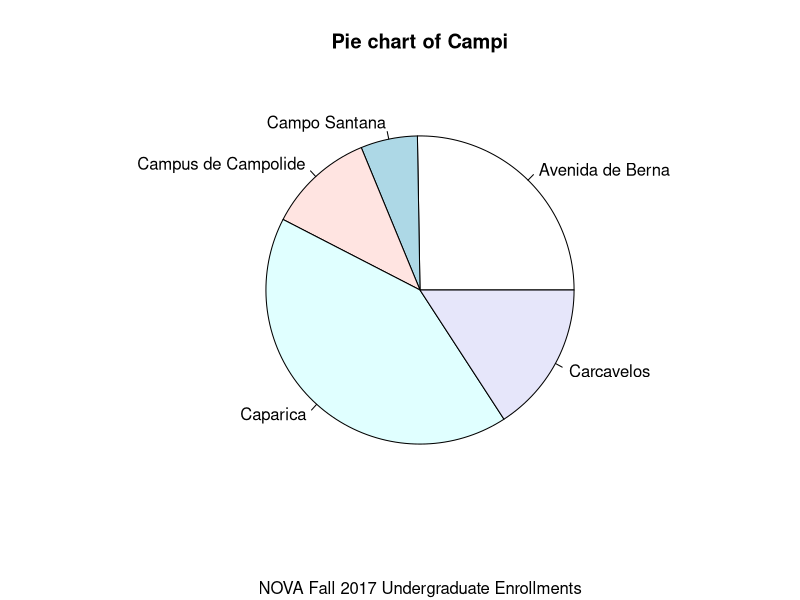
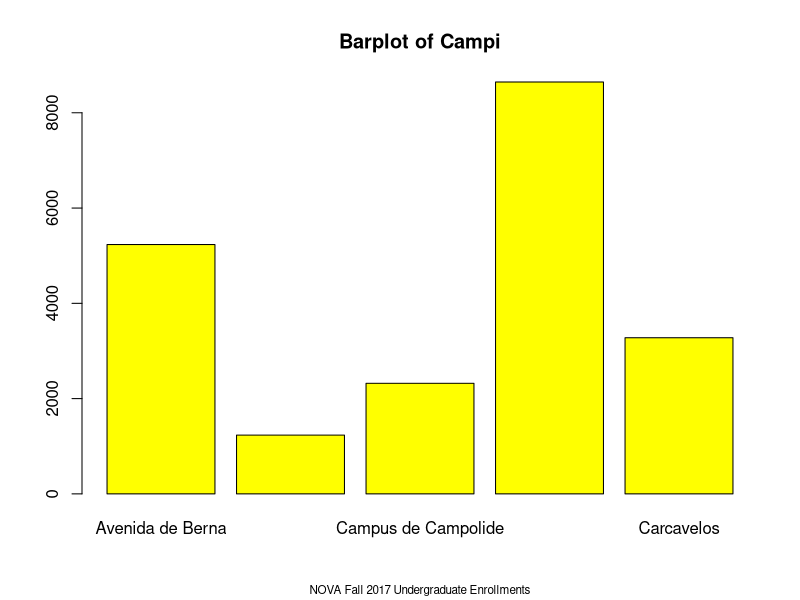

Generate these figures, in order, with R: (Note: this script raises an error after producing the figures.)
## ---- chunk 1
Campus=c("Avenida de Berna", "Campo Santana", "Campus de Campolide", "Caparica", "Carcavelos")
Students=c(5234,1234,2321,8646,3278) 
table=table(Campus=Campus) 
table[1:5]=Students 
table

## ---- chunk 2
pie(table, main="Pie chart of Campi", sub="NOVA Fall 2017 Undergraduate Enrollments")

## ---- chunk 3
barplot(table, main="Barplot of Campi", col="yellow", sub="NOVA Fall 2017 Undergraduate Enrollments",las=0, cex.sub=0.7,cex.lab=0.3)

## ---- chunk 4
 barplot(dt, main="NOVA Fall 2017 Campus de Campolide enrollments", col=c(2,3), legend.text=TRUE, ylim=c(0,1700))

